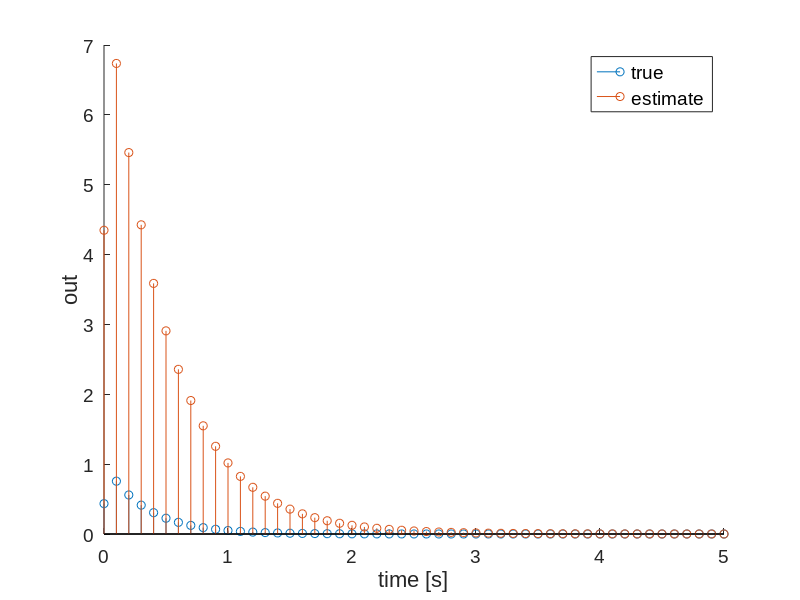

Write MATLAB code to recreate this figure.
clear
close all

% sim('SVD.slx');

%--------------------------------------------------------------------------
% ● インパルス応答生成
%--------------------------------------------------------------------------
% パラメータ
m = 1;      %入力の数
p = 1;      %出力の数
sample = 0.1; %サンプリング周波数

num = [1];              %伝達関数分子
den = [1 3];            %伝達関数分母
cP = tf(num,den);
dP = c2d(cP,sample,'tustin');

[vec,t] = impulse(dP,5);

%stem(t,vec);

%--------------------------------------------------------------------------
% ● インパルス応答からハンケル行列を生成(i行j列)
% i : vec
% o : H
%--------------------------------------------------------------------------
% パラメータ
i = 20;
% ベクトルを分解
c = vec(1:i);
r = vec(i:numel(vec));
% ハンケル行列作成
H = hankel(c,r);

%--------------------------------------------------------------------------
% ● 特異値分解SVD
%--------------------------------------------------------------------------
[U,S,V] = svd(H);

%--------------------------------------------------------------------------
% ● 不要な成分を取り出す
%       最初の要素のX%未満の成分を持つ要素を全て除去する
%--------------------------------------------------------------------------
% パラメータ
% Xを指定 (1で100%)
X = 0.5;

com_st = S(1,1); %component_standard : 基準要素
for i = 1:min(size(S))
    if S(i,i) < com_st*X
        Ss = S(1:i-1,1:i-1);    % 信号空間の抽出
        break;
    end
end
Us = U(:,1:i-1);
Vs = V(1:i-1,:);

%--------------------------------------------------------------------------
% ● 可制御行列 Gamma, 可観測行列 Omega を算出
%--------------------------------------------------------------------------
Ss_sqrt = sqrt(Ss);     % Ssの平方根を算出
Gamma = Us*Ss_sqrt;
Omega = Ss_sqrt*Vs;

%--------------------------------------------------------------------------
% ● 行列 A, B, C, D の算出
%--------------------------------------------------------------------------
Gamma1 = Gamma(1:size(Gamma,1)-1,:);
Gamma2 = Gamma(2:size(Gamma,1),:);

A = (Gamma1'*Gamma1)^(-1)*Gamma1'*Gamma2;
B = Omega(1:size(A,1),1:m);
C = Gamma(1:p,1:size(A,1));
D = vec(1);

%--------------------------------------------------------------------------
% ● 伝達関数の算出
%--------------------------------------------------------------------------
dP_est_ss = ss(A,B,C,D,sample);
dP_est = tf(dP_est_ss);

%--------------------------------------------------------------------------
% ● プロット
%--------------------------------------------------------------------------
fig1 = figure(1);
hold on;
[vec,t] = impulse(dP,5);
[vec2,t] = impulse(dP_est,5);

stem(t,vec);
stem(t,vec2);

set(gca,'FontName','arial','FontSize',14)
xlabel('time [s]','FontName','arial','FontSize',16)
ylabel('out','FontName','arial','FontSize',16)
legend('true','estimate')
set(legend,'FontName','arial','FontSize',14)




